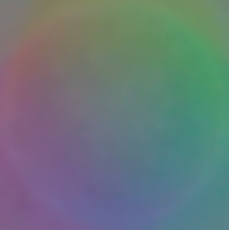
#> input picture img/set1/gauss.jpg, 229 x 230 px, found by its file name
$ python v4.py
#> lines starting #> are read from the running program, lines starting #| are printed output that depends on the picture
from mpl_toolkits.mplot3d import Axes3D
from matplotlib import style
import cv2
import numpy as np
import matplotlib.pyplot as plt
from math import sqrt, floor
from scipy import interpolate
from scipy.ndimage.filters import gaussian_filter

# import training/calibration image
img = cv2.imread("./img/gauss.jpg")
#> img is the input picture: shape (230, 229, 3); mean B, G, R 122, 119.8, 105.6
height, width = img.shape[0:2]
#> height = 230; width = 229
center_h = int(height / 2)
#> center_h = 115
center_w = int(height / 2)
#> center_w = 115
radius = int(width / 2)
#> radius = 114
count = 0

print(1)
# initialization gradient map and polulate
gradmap = np.zeros([width, height, 2], dtype = float) # 0:dz/dx; 1:dz/dy
hmap = np.zeros([width + 1, height + 1], dtype = float)
for x in range(0, width):
    for y in range(0, height):
        if (pow(x - center_w, 2) + pow(y - center_h, 2) < pow(radius, 2)):
            gradmap[x][y][0] = - (x - center_w) * pow((pow(radius, 2) - pow((x - center_w), 2) - pow((y - center_h), 2)), -0.5)
            gradmap[x][y][1] = - (y - center_h) * pow((pow(radius, 2) - pow((x - center_w), 2) - pow((y - center_h), 2)), -0.5)
            hmap[x][y] = sqrt(pow(radius, 2) - pow((x - center_w), 2) - pow((y - center_h), 2))
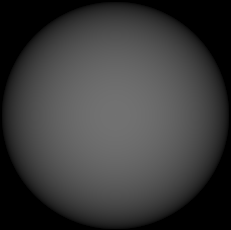
#> hmap: shape (230, 231) float64; min 0, max 114, mean 58.4

print(2)

# size of lookup table 600*600, max is \pm arctan3
# initialize reflectance function map in RGB seperately (inspired by MIT's paper) # only for universality, not accuracy
red = np.zeros([601,601], dtype = float)
green = np.zeros([601,601], dtype = float)
blue = np.zeros([601,601], dtype = float)
countmap = np.zeros([601,601], dtype = int)
for x in range(0, width):
    for y in range(0, height):
        dx = floor(gradmap[x][y][0] * 100) + 300
        dy = floor(gradmap[x][y][1] * 100) + 300
        # limiting max and min of gradient
        if (dx > 600):
            dx = 600
        if (dx < 0):
            dx = 0
        if (dy > 600):
            dy = 600
        if (dy < 0):
            dy = 0
        red[dx][dy] = (red[dx][dy] * countmap[dx][dy] + img[y][x][2]) / (countmap[dx][dy] + 1)
        green[dx][dy] = (green[dx][dy] * countmap[dx][dy] + img[y][x][1]) / (countmap[dx][dy] + 1)
        blue[dx][dy] = (blue[dx][dy] * countmap[dx][dy] + img[y][x][0]) / (countmap[dx][dy] + 1)
        countmap[dx][dy] += 1
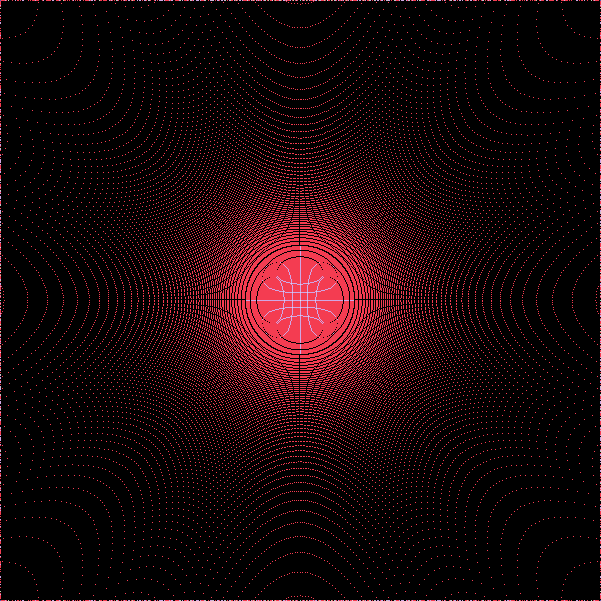
#> countmap: shape (601, 601) int64; 8 distinct labels, from 0 to 11885; one colour per label, 0 black

# interpolate lookup table above
for i in range(0,3):
    if (i == 0):
        array = red
    elif (i == 1):
        array = green
    elif (i == 2):
        array = blue
    x = np.arange(0, array.shape[1])
    y = np.arange(0, array.shape[0])
    #mask invalid values
    array = np.ma.masked_equal(array, 0)
    xx, yy = np.meshgrid(x, y)
    #get only the valid values
    x1 = xx[~array.mask]
    y1 = yy[~array.mask]
    newarr = array[~array.mask]
    # interpolate
    griddata = interpolate.griddata((x1, y1), newarr.ravel(),(xx, yy),method='linear')
    if (i == 0):
        red = griddata
    elif (i == 1):
        green = griddata
    elif (i == 2):
        blue = griddata
#> this loop made 3 passes
#> pass 1, `griddata = interpolate.griddata((x1, y1), newarr.ravel(),(xx, yy),meth..`:
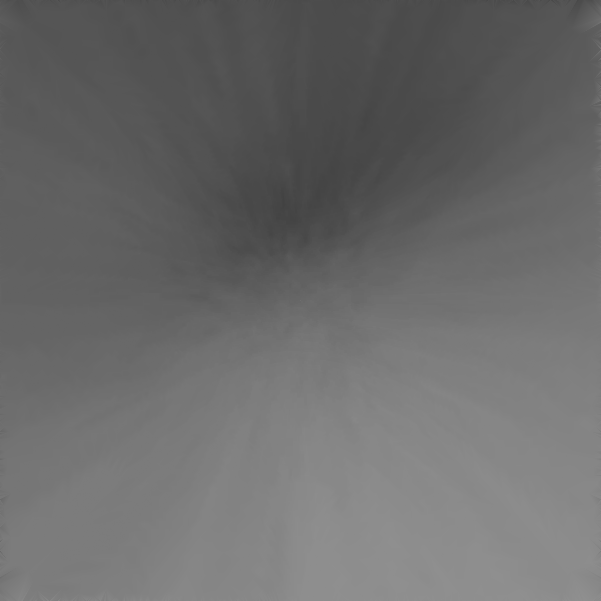
#> griddata: shape (601, 601) float64; min 66, max 144, mean 107.1

# round and convert to int
red = np.round(red).astype(int)
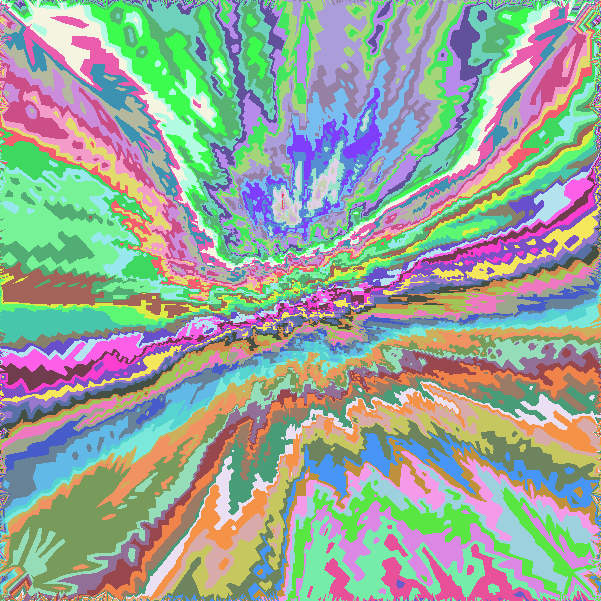
#> red: shape (601, 601) int64; 79 distinct labels, from 66 to 144; one colour per label, 0 black
green = np.round(green).astype(int)
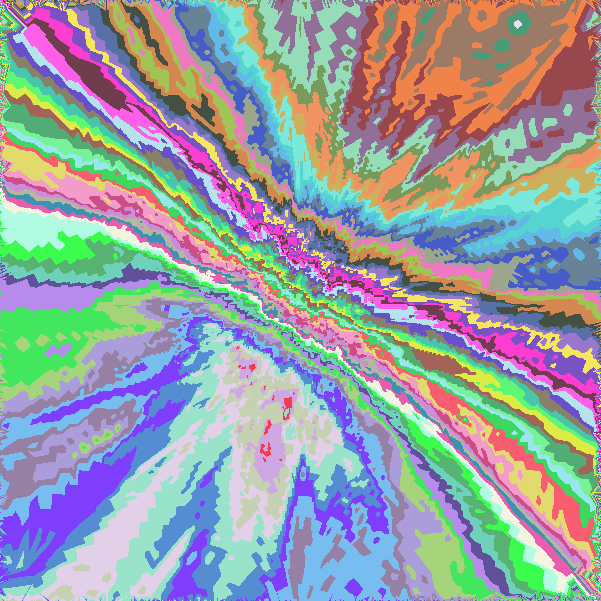
#> green: shape (601, 601) int64; 66 distinct labels, from 91 to 156; one colour per label, 0 black
blue = np.round(blue).astype(int)
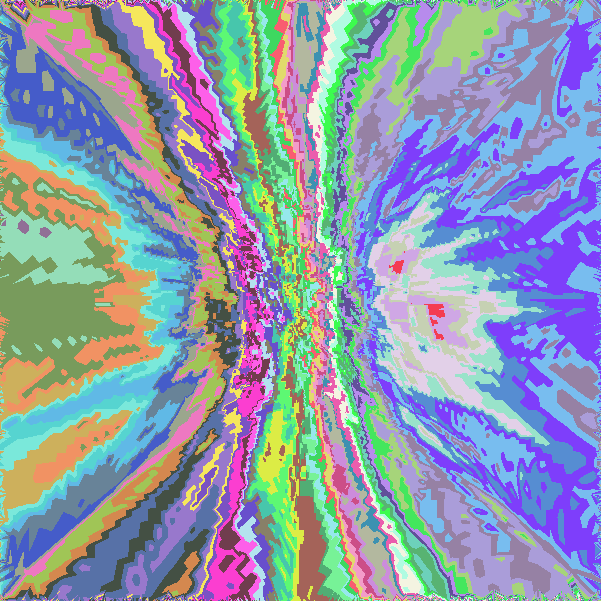
#> blue: shape (601, 601) int64; 62 distinct labels, from 94 to 155; one colour per label, 0 black

'''
# blur and smooth
red = gaussian_filter(red, sigma = 1)
green = gaussian_filter(green, sigma = 1)
blue = gaussian_filter(blue, sigma = 1)
'''
'''
# visualize gradient-intensity table (3D)
fig = plt.figure(figsize = (8,8), dpi = 80)
ax = Axes3D(fig, auto_add_to_figure = False)
x = np.arange(-3, 3.01, 0.01)
y = np.arange(-3, 3.01, 0.01)
x, y = np.meshgrid(x, y)
ax = fig.add_subplot(1, 1, 1, projection='3d') # first plot
fig.add_axes(ax)
# ax.plot_surface(x, y, red, rstride = 10, cstride = 10, cmap = plt.get_cmap('rainbow'))
ax.contourf(x, y, red, zdir = 'z', offset = -1, cmap = 'rainbow') # draw isoheight
ax.set_xlabel('p')
ax.set_ylabel('q')
ax.set_zlabel('R')
#ax.set_xlim3d(0, width + 1)
#ax.set_ylim3d(0, height + 1)
#ax.set_zlim3d(0, height + 1)
ax.set_title('gradient-intensity map')
plt.show()
'''
'''
# MIT style
x = np.arange(-3, 3.01, 0.5)
y = np.arange(-3, 3.01, 0.5)
x, y = np.meshgrid(x, y)
plt.xlabel('p')
plt.ylabel('q')
#plt.gca().set_xticklabels(x)
#plt.gca().set_yticklabels(y)
plt.title("gradient-intensity map (Blue)")
plt.imshow(blue, origin='lower', extent=[-3, 3, -3, 3])
plt.colorbar()
plt.show()
'''

# initialize rgbmap
countmap = np.zeros([255,255,255], dtype = int)
rgbmap = np.zeros([255, 255, 255, 2], dtype = float)
for x in range(0, 601):
    for y in range(0, 601):
        R = red[x][y]
        G = green[x][y]
        B = blue[x][y]
        # dz/dx
        rgbmap[R][G][B][0] = (rgbmap[R][G][B][0] * countmap[R][G][B] + ((x - 300) / 100)) / (countmap[R][G][B] + 1)
        # dz/dy
        rgbmap[R][G][B][1] = (rgbmap[R][G][B][1] * countmap[R][G][B] + ((y - 300) / 100)) / (countmap[R][G][B] + 1)
        # countmap
        countmap[R][G][B] += 1

print(3)

'''
# populate rgbmap
dx_array = rgbmap[:,:,:,0]
dy_array = rgbmap[:,:,:,1]
x = np.arange(0, 255)
y = np.arange(0, 255)
z = np.arange(0, 255)
# mask invalid values
dx_array = np.ma.masked_equal(dx_array, 0)
dy_array = np.ma.masked_equal(dy_array, 0)
xx, yy, zz = np.meshgrid(x, y, z)
# get only the valid values
px1 = xx[~dx_array.mask]
py1 = yy[~dx_array.mask]
pz1 = zz[~dx_array.mask]
dx_newarr = dx_array[~dx_array.mask]
qx1 = xx[~dy_array.mask]
qy1 = yy[~dy_array.mask]
qz1 = zz[~dy_array.mask]
dy_newarr = dy_array[~dy_array.mask]
# interpolate
print("stage 1 start")
dx_griddata = interpolate.griddata((px1, py1, pz1), dx_newarr.ravel(),(xx, yy, zz),method='nearest')
print("stage 2 start")
dy_griddata = interpolate.griddata((qx1, qy1, qz1), dy_newarr.ravel(),(xx, yy, zz),method='nearest')
rgbmap[:,:,:,0] = dx_griddata
rgbmap[:,:,:,1] = dy_griddata


# saving the rgbmap
np.save("rgbmap.npy", rgbmap)
print("rgmap saved")
'''
'''
# using the rgbmap
rgbmap = np.load("rgbmap.npy")
'''

# using another image for testing
img = cv2.imread("./ok/p3.jpg")
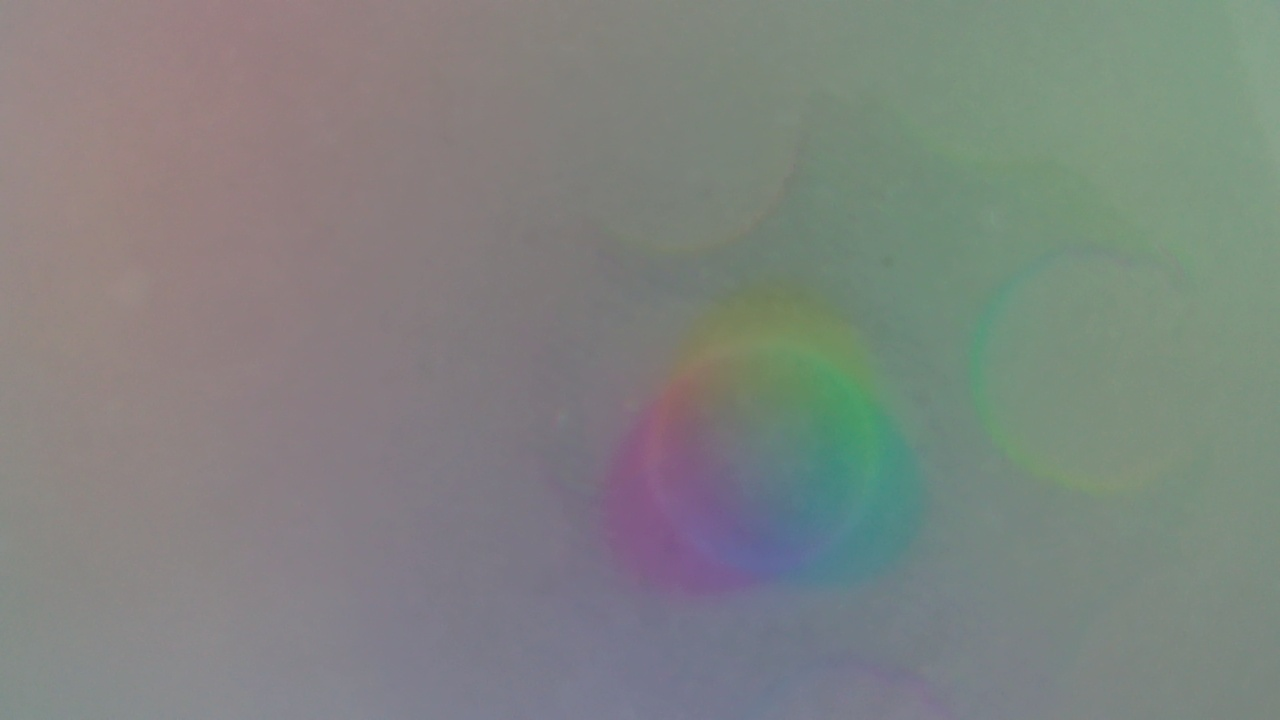
#> input picture img/set2/p3.jpg, 1280 x 720 px, found by its file name
#> img is the input picture: shape (720, 1280, 3); mean B, G, R 127.8, 131.5, 127.6
img = cv2.GaussianBlur(img,(7,7),0)
height, width = img.shape[0:2]
#> height = 720; width = 1280

# gradient map of the testing img
grad = np.zeros([width, height, 2], dtype = float)
for x in range(0, width):
    for y in range(0, height):
        R = img[y][x][2]
        G = img[y][x][1]
        B = img[y][x][0]
        grad[x][y][0] = rgbmap[R][G][B][0]
        grad[x][y][1] = rgbmap[R][G][B][1]

# saving the rgbmap
np.save("grad.npy", grad)
print("grad saved")

'''
# check error of gradient
error_sum = 0
error_map = np.zeros([width, height], dtype = float)
for x in range(0, width):
    for y in range(0, height):
        if (pow(x - center_w, 2) + pow(y - center_h, 2) <  pow(radius - 5, 2)):
            error_map[x][y] = pow(grad[x][y][0] - gradmap[x][y][0], 2) + pow(grad[x][y][1] - gradmap[x][y][1], 2)
            count += 1
            error_sum += error_map[x][y]
print("error count: " + str(count))
print("error sum: " + str(round(error_sum, 2)))
'''
'''
# height reconstruction by local iteration method
zmap_l = np.zeros([width + 1, height + 1], dtype = float) # left
zmap_r = np.zeros([width + 1, height + 1], dtype = float) # right
zmap_u = np.zeros([width + 1, height + 1], dtype = float) # up
zmap_d = np.zeros([width + 1, height + 1], dtype = float) # down
zmap = np.zeros([width + 1, height + 1], dtype = float) # final heightmap
for x in range(0, width):
    for y in range(0, height):
        zmap_l[x + 1][y] = zmap_l[x][y] + grad[x][y][0]
        zmap_r[width - 1 - x][y] = zmap_r[width - x][y] + grad[x][y][0]
        zmap_u[x][y + 1] = zmap_u[x][y] + grad[x][y][1]
        zmap_d[x][height - 1 - y] = zmap_d[x][height - y] + grad[x][y][1]

print(4)

# summing by weight
for y in range(0, height):
    for x in range(0, width):
        zmap[x][y] = (zmap_l[x][y] * (width - x) + zmap_r[x][y] * x + zmap_u[x][y] * (height - y) + zmap_d[x][y] * y) / (width + height) # in 4 directions
        # zmap[x][y] = (zmap_l[x][y] * (404 - x) + zmap_r[x][y] * x) / 404 # in 2 directions
print(5)

# smoothing the heightmap
zmap = gaussian_filter(zmap, sigma = 3)
'''
'''
# visualize 3D height map
fig = plt.figure(figsize = (8,8), dpi = 80)
ax = Axes3D(fig, auto_add_to_figure = False)
ax = fig.add_subplot(1, 1, 1, projection='3d') # first plot
fig.add_axes(ax)
x = np.arange(0, width + 1, 1)
y = np.arange(0, height + 1, 1)
x, y = np.meshgrid(x, y)
ax.plot_surface(x, y, zmap, rstride = 10, cstride = 10, cmap = plt.get_cmap('rainbow'))
# ax.contourf(x, y, zmap, zdir = 'z', offset = -1, cmap = 'rainbow') # draw isoheight
ax.set_xlabel('x')
ax.set_ylabel('y')
ax.set_zlabel('z')
ax.set_xlim3d(0, width + 1)
ax.set_ylim3d(0, height + 1)
ax.set_zlim3d(0, height + 1)
ax.set_title('reconstructed surface')
plt.show()
'''
'''
ax = fig.add_subplot(1, 2, 2, projection='3d') # second plot
ax.plot_surface(x, y, hmap, rstride = 5, cstride = 5, cmap = plt.get_cmap('rainbow'))
ax.set_xlabel('x')
ax.set_ylabel('y')
ax.set_zlabel('z')
ax.set_xlim3d(0, width + 1)
ax.set_ylim3d(0, height + 1)
ax.set_zlim3d(0, height + 1)
ax.set_title('testing surface')
'''
'''
ax = fig.add_subplot(2, 2, 3, projection='3d') # third plot
x = np.arange(0, width, 1)
y = np.arange(0, height, 1)
x, y = np.meshgrid(x, y)
ax.plot_surface(x, y, error_map, rstride = 5, cstride = 5, cmap = plt.get_cmap('rainbow'))
ax.set_xlabel('x')
ax.set_ylabel('y')
ax.set_zlabel('z')
ax.set_xlim3d(0, width)
ax.set_ylim3d(0, height)
ax.set_zlim3d(0, 10)
ax.set_title('error source')
print(6)
'''
